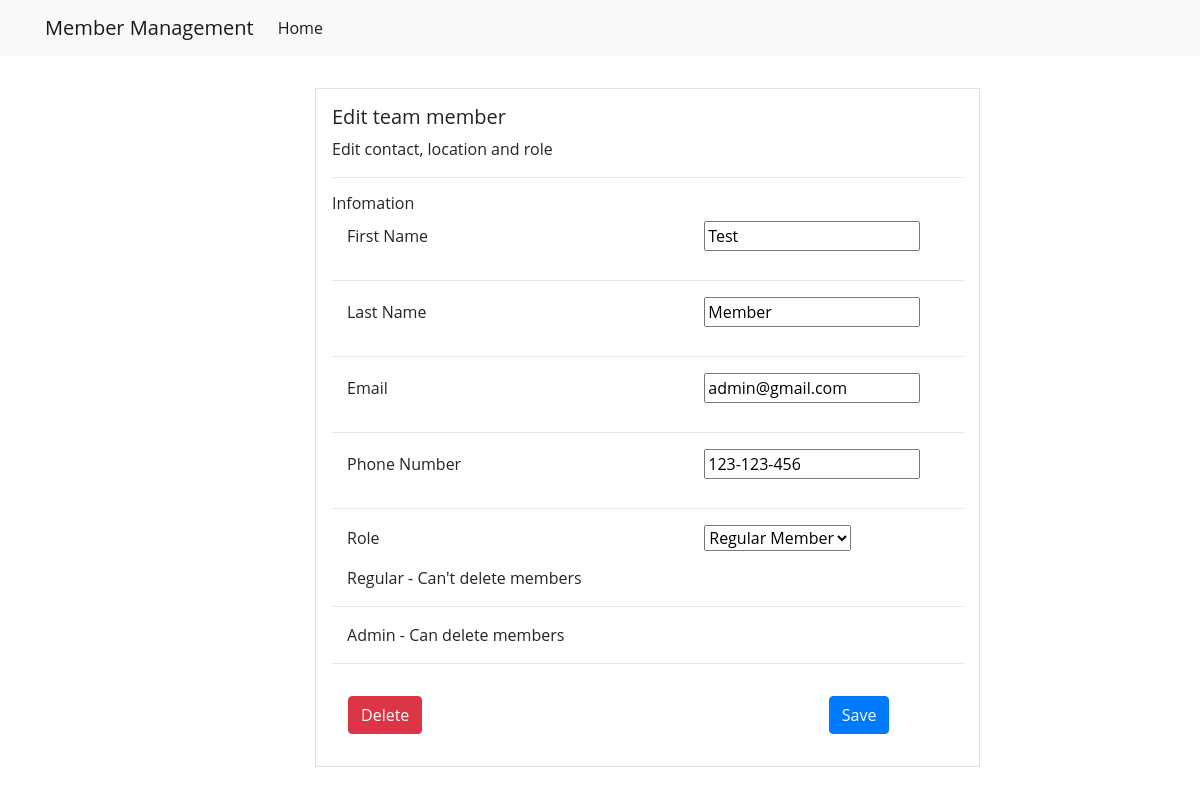
Screenshot of /edit/16/ with the database file from the repository.
### membermanagementapp/models.py (models this page shows, shortened)
class Member(models.Model):
    first_name  = models.CharField(max_length=50)
    last_name   = models.CharField(max_length=50)
    email  = models.EmailField(max_length=70,blank=True)
    phone_number  = models.CharField(max_length=50,blank=True,null=True)
    role = models.CharField(max_length=50, blank=True, null=True, choices=role_choice, default='Regular Member')

### membermanagementapp/views.py (the view)
# urls.py: path('edit/<int:pk>/', MemberUpdate.as_view(), name='membermangement-edit-item'),
class MemberUpdate(UpdateView):
    model = Member
    context_object_name = 'form'
    fields = '__all__'
    success_url = reverse_lazy('membermangement-index')
    template_name = 'membermanagementapp/editMember.html'
    def get_context_data(self, **kwargs):
        context = super().get_context_data(**kwargs)
        context['member_by_id'] =  Member.objects.get(id=self.kwargs['pk'])
        return context

### membermanagementapp/templates/membermanagementapp/editMember.html (shortened to what this page needs)
{% extends 'partials/base.html' %} {% block content %}
<h5>Edit team member</h5>
<p>Edit contact, location and role</p>
<form method="POST">
  <hr />
  <h6>Infomation</h6>
  <div>
    <label for="validationDefault01" class="col-md-7 mb-3">First Name</label>
    {{ form.first_name}}
  </div>
  <hr />
  <div>
    <label for="validationDefault02" class="col-md-7 mb-3">Last Name</label>
    {{ form.last_name}}
  </div>
  <hr />
  <div>
    <label for="validationDefault02" class="col-md-7 mb-3">Email</label>
    {{ form.email}}
  </div>
  <hr />
  <div>
    <label for="validationDefault02" class="col-md-7 mb-3">Phone Number</label>
    {{ form.phone_number}}
  </div>
  <hr />
  <label class="col-md-7 mb-3">Role </label>
  {{ form.role}}
  <div>
    <div class="col-sm-10">
      <label class="form-check-label" for="gridRadios1">
        Regular - Can't delete members
      </label>
    </div>
    <hr />
    <div class="col-sm-10">
      <label class="form-check-label" for="gridRadios2">
        Admin - Can delete members
      </label>
    </div>
  </div>
  <hr />
  <div class="row p-3">
    <div class="col-md-9 mr-4">
      <a class="btn btn-danger " href="{% url 'membermangement-delete-item' member_by_id.id %}">Delete</a>
    </div>
      <button type="submit" class="btn btn-primary">Save</button>
  </div>
</form>
{% endblock %}

### membermanagementapp/templates/partials/base.html (style rules this page uses)
body { font-family: 'Open Sans', sans-serif; }

### rows the page displays
Member: first_name "Test", last_name "Member", email "admin@gmail.com", phone_number "123-123-456", role "Regular Member"
